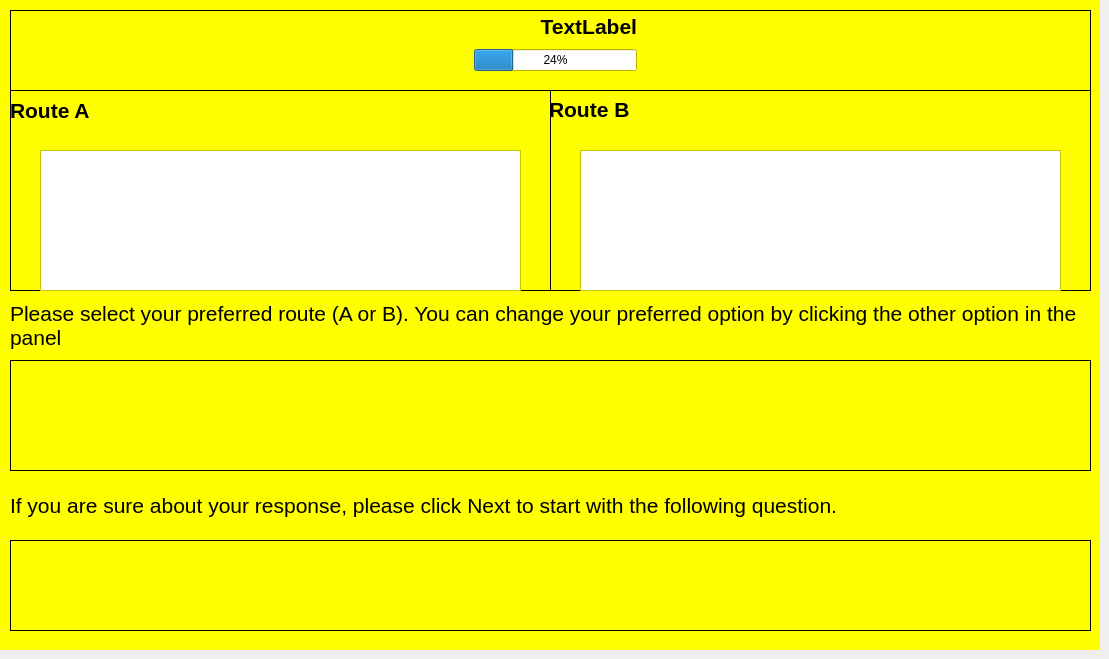
    <widget class="QWidget" name="decisionSeparateExpPage">
     <widget class="QWidget" name="decisionSeparateExpPanel" native="true">
      <property name="geometry">
       <rect>
        <x>0</x>
        <y>0</y>
        <width>1100</width>
        <height>650</height>
       </rect>
      </property>
      <property name="palette">
       <palette>
        <active>
         <colorrole role="Base">
          <brush brushstyle="SolidPattern">
           <color alpha="255">
            <red>255</red>
            <green>255</green>
            <blue>255</blue>
           </color>
          </brush>
         </colorrole>
         <colorrole role="Window">
          <brush brushstyle="SolidPattern">
           <color alpha="255">
            <red>255</red>
            <green>255</green>
            <blue>0</blue>
           </color>
          </brush>
         </colorrole>
        </active>
        <inactive>
         <colorrole role="Base">
          <brush brushstyle="SolidPattern">
           <color alpha="255">
            <red>255</red>
            <green>255</green>
            <blue>255</blue>
           </color>
          </brush>
         </colorrole>
         <colorrole role="Window">
          <brush brushstyle="SolidPattern">
           <color alpha="255">
            <red>255</red>
            <green>255</green>
            <blue>0</blue>
           </color>
          </brush>
         </colorrole>
        </inactive>
        <disabled>
         <colorrole role="Base">
          <brush brushstyle="SolidPattern">
           <color alpha="255">
            <red>255</red>
            <green>255</green>
            <blue>0</blue>
           </color>
          </brush>
         </colorrole>
         <colorrole role="Window">
          <brush brushstyle="SolidPattern">
           <color alpha="255">
            <red>255</red>
            <green>255</green>
            <blue>0</blue>
           </color>
          </brush>
         </colorrole>
        </disabled>
       </palette>
      </property>
      <property name="autoFillBackground">
       <bool>true</bool>
      </property>
      <widget class="QWidget" name="gridLayoutWidget_9">
       <property name="geometry">
        <rect>
         <x>320</x>
         <y>360</y>
         <width>471</width>
         <height>111</height>
        </rect>
       </property>
       <layout class="QGridLayout" name="preferredDescriptiveJourneyClickableGrid">
        <item row="0" column="0">
         <layout class="QGridLayout" name="preferredDescriptiveJourneyGrid"/>
        </item>
       </layout>
      </widget>
      <widget class="QWidget" name="gridLayoutWidget_19">
       <property name="geometry">
        <rect>
         <x>10</x>
         <y>470</y>
         <width>1081</width>
         <height>71</height>
        </rect>
       </property>
       <layout class="QGridLayout" name="nextDescriptiveQuestionGrid">
        <item row="0" column="0">
         <widget class="QLabel" name="nextDescriptiveQuestionLbl">
          <property name="font">
           <font>
            <pointsize>16</pointsize>
            <weight>75</weight>
            <bold>true</bold>
           </font>
          </property>
          <property name="text">
           <string>&lt;html&gt;&lt;head/&gt;&lt;body&gt;&lt;p&gt;&lt;span style=&quot; font-weight:400;&quot;&gt;If you are sure about your response, please click Next to start with the following question.&lt;/span&gt;&lt;/p&gt;&lt;/body&gt;&lt;/html&gt;</string>
          </property>
          <property name="wordWrap">
           <bool>true</bool>
          </property>
         </widget>
        </item>
       </layout>
      </widget>
      <widget class="QWidget" name="gridLayoutWidget_18">
       <property name="geometry">
        <rect>
         <x>10</x>
         <y>290</y>
         <width>1081</width>
         <height>71</height>
        </rect>
       </property>
       <layout class="QGridLayout" name="preferredDescriptiveRouteGrid">
        <item row="0" column="0">
         <widget class="QLabel" name="preferredDescriptiveRouteLbl">
          <property name="font">
           <font>
            <pointsize>16</pointsize>
            <weight>75</weight>
            <bold>true</bold>
           </font>
          </property>
          <property name="text">
           <string>&lt;html&gt;&lt;head/&gt;&lt;body&gt;&lt;p&gt;&lt;span style=&quot; font-weight:400;&quot;&gt;Please select your preferred route (A or B). You can change your preferred option by clicking the other option in the panel&lt;/span&gt;&lt;/p&gt;&lt;/body&gt;&lt;/html&gt;</string>
          </property>
          <property name="wordWrap">
           <bool>true</bool>
          </property>
         </widget>
        </item>
       </layout>
      </widget>
      <widget class="QWidget" name="gridLayoutWidget_37">
       <property name="geometry">
        <rect>
         <x>10</x>
         <y>540</y>
         <width>1081</width>
         <height>91</height>
        </rect>
       </property>
       <layout class="QGridLayout" name="pushButtonsDecisionSeparateExpGrid"/>
      </widget>
      <widget class="QWidget" name="gridLayoutWidget_39">
       <property name="geometry">
        <rect>
         <x>310</x>
         <y>10</y>
         <width>491</width>
         <height>61</height>
        </rect>
       </property>
       <layout class="QGridLayout" name="decisionSeparateExpProgressBarGrid">
        <item row="0" column="1">
         <widget class="QLabel" name="nDecisionExpLbl">
          <property name="font">
           <font>
            <pointsize>16</pointsize>
            <weight>75</weight>
            <bold>true</bold>
           </font>
          </property>
          <property name="text">
           <string>TextLabel</string>
          </property>
          <property name="alignment">
           <set>Qt::AlignRight|Qt::AlignTrailing|Qt::AlignVCenter</set>
          </property>
         </widget>
        </item>
        <item row="1" column="1">
         <widget class="QProgressBar" name="decisionSeparateExpProgressBar">
          <property name="value">
           <number>24</number>
          </property>
         </widget>
        </item>
        <item row="0" column="0">
         <spacer name="horizontalSpacer_5">
          <property name="orientation">
           <enum>Qt::Horizontal</enum>
          </property>
          <property name="sizeHint" stdset="0">
           <size>
            <width>40</width>
            <height>20</height>
           </size>
          </property>
         </spacer>
        </item>
        <item row="0" column="2">
         <spacer name="horizontalSpacer_9">
          <property name="orientation">
           <enum>Qt::Horizontal</enum>
          </property>
          <property name="sizeHint" stdset="0">
           <size>
            <width>40</width>
            <height>20</height>
           </size>
          </property>
         </spacer>
        </item>
       </layout>
      </widget>
      <widget class="QWidget" name="gridLayoutWidget_40">
       <property name="geometry">
        <rect>
         <x>580</x>
         <y>150</y>
         <width>481</width>
         <height>141</height>
        </rect>
       </property>
       <layout class="QGridLayout" name="altBDecisionExpGrid">
        <item row="0" column="0">
         <widget class="QTableWidget" name="altBDecisionExpTableWidget"/>
        </item>
       </layout>
      </widget>
      <widget class="QWidget" name="gridLayoutWidget_5">
       <property name="geometry">
        <rect>
         <x>40</x>
         <y>150</y>
         <width>481</width>
         <height>141</height>
        </rect>
       </property>
       <layout class="QGridLayout" name="altADecisionExpGrid">
        <item row="0" column="0">
         <widget class="QTableWidget" name="altADecisionExpTableWidget">
          <property name="layoutDirection">
           <enum>Qt::LeftToRight</enum>
          </property>
         </widget>
        </item>
       </layout>
      </widget>
      <widget class="QLabel" name="decisionPreferredJourneyPanel">
       <property name="geometry">
        <rect>
         <x>10</x>
         <y>360</y>
         <width>1081</width>
         <height>111</height>
        </rect>
       </property>
       <property name="font">
        <font>
         <family>Helvetica</family>
         <pointsize>14</pointsize>
         <weight>75</weight>
         <bold>true</bold>
        </font>
       </property>
       <property name="frameShape">
        <enum>QFrame::Box</enum>
       </property>
       <property name="text">
        <string/>
       </property>
       <property name="alignment">
        <set>Qt::AlignHCenter|Qt::AlignTop</set>
       </property>
      </widget>
      <widget class="QLabel" name="altAPanel">
       <property name="geometry">
        <rect>
         <x>10</x>
         <y>90</y>
         <width>541</width>
         <height>201</height>
        </rect>
       </property>
       <property name="font">
        <font>
         <family>Helvetica</family>
         <pointsize>14</pointsize>
         <weight>75</weight>
         <bold>true</bold>
        </font>
       </property>
       <property name="frameShape">
        <enum>QFrame::Box</enum>
       </property>
       <property name="text">
        <string/>
       </property>
       <property name="alignment">
        <set>Qt::AlignHCenter|Qt::AlignTop</set>
       </property>
      </widget>
      <widget class="QLabel" name="decisionSeparateProgressBarPanel">
       <property name="geometry">
        <rect>
         <x>10</x>
         <y>10</y>
         <width>1081</width>
         <height>81</height>
        </rect>
       </property>
       <property name="font">
        <font>
         <family>Helvetica</family>
         <pointsize>14</pointsize>
         <weight>75</weight>
         <bold>true</bold>
        </font>
       </property>
       <property name="frameShape">
        <enum>QFrame::Box</enum>
       </property>
       <property name="text">
        <string/>
       </property>
       <property name="alignment">
        <set>Qt::AlignCenter</set>
       </property>
      </widget>
      <widget class="QLabel" name="pushButtonsDecisionSeparateExpPanel">
       <property name="geometry">
        <rect>
         <x>10</x>
         <y>540</y>
         <width>1081</width>
         <height>91</height>
        </rect>
       </property>
       <property name="font">
        <font>
         <family>Helvetica</family>
         <pointsize>14</pointsize>
         <weight>75</weight>
         <bold>true</bold>
        </font>
       </property>
       <property name="frameShape">
        <enum>QFrame::Box</enum>
       </property>
       <property name="text">
        <string/>
       </property>
       <property name="alignment">
        <set>Qt::AlignHCenter|Qt::AlignTop</set>
       </property>
      </widget>
      <widget class="QLabel" name="altBPanel">
       <property name="geometry">
        <rect>
         <x>550</x>
         <y>90</y>
         <width>541</width>
         <height>201</height>
        </rect>
       </property>
       <property name="font">
        <font>
         <family>Helvetica</family>
         <pointsize>14</pointsize>
         <weight>75</weight>
         <bold>true</bold>
        </font>
       </property>
       <property name="frameShape">
        <enum>QFrame::Box</enum>
       </property>
       <property name="text">
        <string/>
       </property>
       <property name="alignment">
        <set>Qt::AlignHCenter|Qt::AlignTop</set>
       </property>
      </widget>
      <widget class="QWidget" name="gridLayoutWidget_41">
       <property name="geometry">
        <rect>
         <x>10</x>
         <y>90</y>
         <width>541</width>
         <height>41</height>
        </rect>
       </property>
       <layout class="QGridLayout" name="altADecisionExpTitleGrid">
        <item row="0" column="0">
         <widget class="QLabel" name="altADecisionExpTitleLbl">
          <property name="font">
           <font>
            <pointsize>16</pointsize>
            <weight>75</weight>
            <bold>true</bold>
           </font>
          </property>
          <property name="text">
           <string>Route A</string>
          </property>
          <property name="alignment">
           <set>Qt::AlignLeading|Qt::AlignLeft|Qt::AlignVCenter</set>
          </property>
         </widget>
        </item>
       </layout>
      </widget>
      <widget class="QWidget" name="gridLayoutWidget_42">
       <property name="geometry">
        <rect>
         <x>549</x>
         <y>89</y>
         <width>541</width>
         <height>41</height>
        </rect>
       </property>
       <layout class="QGridLayout" name="altBDecisionExpTitleGrid">
        <item row="0" column="0">
         <widget class="QLabel" name="altBDecisionExpTitleLbl">
          <property name="font">
           <font>
            <pointsize>16</pointsize>
            <weight>75</weight>
            <bold>true</bold>
           </font>
          </property>
          <property name="text">
           <string>Route B</string>
          </property>
         </widget>
        </item>
       </layout>
      </widget>
      <widget class="QWidget" name="gridLayoutWidget_54">
       <property name="geometry">
        <rect>
         <x>10</x>
         <y>70</y>
         <width>1081</width>
         <height>21</height>
        </rect>
       </property>
       <layout class="QGridLayout" name="decisionExpBlackSpacingGrid"/>
      </widget>
      <zorder>decisionSeparateProgressBarPanel</zorder>
      <zorder>altBPanel</zorder>
      <zorder>altAPanel</zorder>
      <zorder>pushButtonsDecisionSeparateExpPanel</zorder>
      <zorder>decisionPreferredJourneyPanel</zorder>
      <zorder>gridLayoutWidget_9</zorder>
      <zorder>gridLayoutWidget_19</zorder>
      <zorder>gridLayoutWidget_18</zorder>
      <zorder>gridLayoutWidget_37</zorder>
      <zorder>gridLayoutWidget_39</zorder>
      <zorder>gridLayoutWidget_40</zorder>
      <zorder>gridLayoutWidget_5</zorder>
      <zorder>gridLayoutWidget_41</zorder>
      <zorder>gridLayoutWidget_42</zorder>
      <zorder>gridLayoutWidget_54</zorder>
     </widget>
    </widget>
